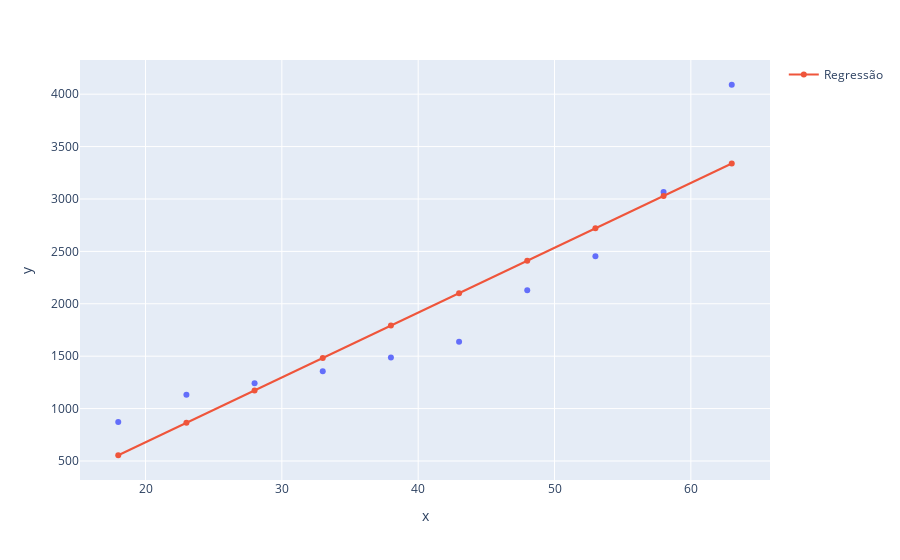

Notebook code cell kept with this figure:
### Code cell
ax = px.scatter(x = X_plano_saude, y = Y_plano_saude)
ax.add_scatter(x = X_plano_saude, y = previsoes, name = 'Regressão')
ax.show()

### Figure 1 — Plotly figure (JSON) as saved in the notebook; plotly's stock layout.template omitted (floating-point values rounded to 4 significant figures)
{"data": [{"hovertemplate": "x=%{x}<br>y=%{y}<extra></extra>", "legendgroup": "", "marker": {"color": "#636efa", "symbol": "circle"}, "mode": "markers", "name": "", "orientation": "v", "showlegend": false, "type": "scatter", "x": [18, 23, 28, 33, 38, 43, 48, 53, 58, 63], "xaxis": "x", "y": [871, 1132, 1242, 1356, 1488, 1638, 2130, 2454, 3066, 4090], "yaxis": "y"}, {"name": "Regressão", "type": "scatter", "x": [18, 23, 28, 33, 38, 43, 48, 53, 58, 63], "y": [554.7, 864.0, 1173.0, 1483.0, 1792.0, 2101.0, 2411.0, 2720.0, 3029.0, 3339.0]}], "layout": {"legend": {"tracegroupgap": 0}, "margin": {"t": 60}, "xaxis": {"anchor": "y", "domain": [0, 1], "title": {"text": "x"}}, "yaxis": {"anchor": "x", "domain": [0, 1], "title": {"text": "y"}}}}
